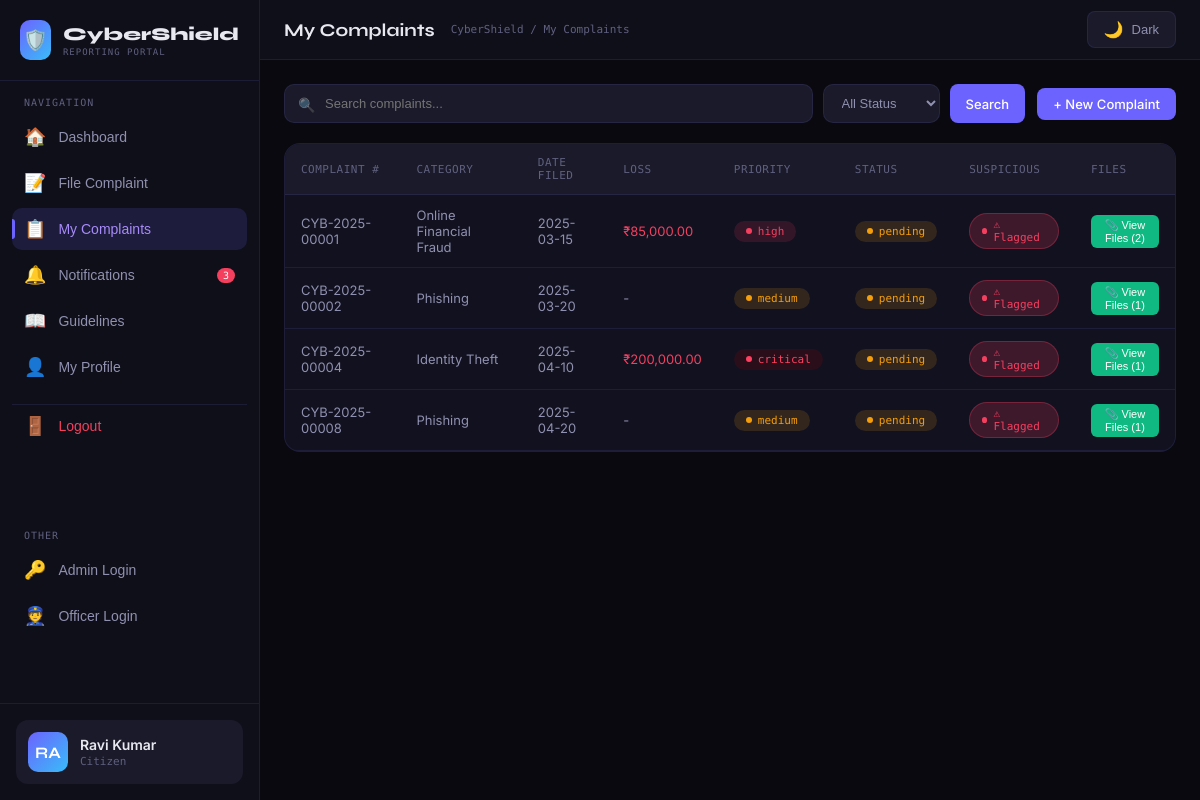
Page /my-complaints.php (signed in) on the committed database.
### tables this page shows
CREATE TABLE IF NOT EXISTS complaints (
    id INT AUTO_INCREMENT PRIMARY KEY,
    complaint_num VARCHAR(50) UNIQUE NOT NULL,
    user_id INT,
    user_name VARCHAR(100) NOT NULL,
    user_email VARCHAR(100) NOT NULL,
    category VARCHAR(100) NOT NULL,
    type VARCHAR(100),
    description TEXT NOT NULL,
    incident_date DATE NOT NULL,
    incident_time TIME,
    location VARCHAR(255),
    suspect_info TEXT,
    financial_loss DECIMAL(15,2) DEFAULT 0,
    status ENUM('pending', 'in-progress', 'resolved', 'closed', 'fake') DEFAULT 'pending',
    priority ENUM('low', 'medium', 'high', 'critical') DEFAULT 'low',
    suspicious BOOLEAN DEFAULT FALSE,
    assigned_to INT NULL,
    assigned_date DATETIME NULL,
    resolved_date DATETIME NULL,
    resolution_notes TEXT,
    admin_remarks TEXT,
    public_response TEXT,
    admin_notified BOOLEAN DEFAULT FALSE,
    created_at TIMESTAMP DEFAULT CURRENT_TIMESTAMP,
    updated_at TIMESTAMP DEFAULT CURRENT_TIMESTAMP ON UPDATE CURRENT_TIMESTAMP,
    FOREIGN KEY (user_id) REFERENCES users(id) ON DELETE SET NULL,
    FOREIGN KEY (assigned_to) REFERENCES investigation_officers(id) ON DELETE SET NULL
);

### my-complaints.php (the view, shortened to what this page needs)
<?php
$conn = getConnection();
$userId = $_SESSION['user_id'];
$search = $_GET['search'] ?? '';
$query = "SELECT id, complaint_num, category, incident_date, financial_loss, priority, status, suspicious FROM complaints WHERE user_id = ?";
$params = [$userId];
$types = "i";
$query .= " ORDER BY created_at DESC";
$stmt = $conn->prepare($query);
$stmt->bind_param($types, ...$params);
$stmt->execute();
$complaints = $stmt->get_result();
$complaints_with_files = [];
while ($c = $complaints->fetch_assoc()) {
    $file_stmt = $conn->prepare("SELECT id, filename, file_path, file_type FROM complaint_proofs WHERE complaint_id = ?");
    $file_stmt->bind_param("i", $c['id']);
    $file_stmt->execute();
    $files_result = $file_stmt->get_result();
    $files = [];
    while ($file = $files_result->fetch_assoc()) {
        $clean_path = str_replace('\\', '/', $file['file_path']);
        $clean_path = ltrim($clean_path, '/');
        $files[] = [
            'id' => $file['id'],
            'name' => $file['filename'],
            'path' => $clean_path,
            'type' => $file['file_type']
        ];
    }
    $c['files'] = $files;
    $complaints_with_files[] = $c;
}
?>
<?php include 'includes/header.php'; ?>
<?php include 'includes/sidebar.php'; ?>
<div class="search-bar">
    <div class="search-wrap" style="flex: 2;">
        <form method="GET" style="display: flex; gap: 10px; width: 100%;">
            <input type="text" name="search" class="search-input" placeholder="Search complaints..." value="<?php echo htmlspecialchars($search); ?>">
            <select name="status" class="filter-select">
                <option value="">All Status</option>
            </select>
            <button type="submit" class="btn btn-primary btn-sm">Search</button>
        </form>
    </div>
    <button class="btn btn-primary btn-sm" onclick="location.href='file-complaint.php'">+ New Complaint</button>
</div>
<div class="card">
    <table class="data-table">
        <thead>
            <tr><th>Complaint #</th><th>Category</th><th>Date Filed</th><th>Loss</th><th>Priority</th><th>Status</th><th>Suspicious</th><th>Files</th></tr>
        </thead>
        <tbody>
            <?php if (count($complaints_with_files) == 0): ?>
                <tr><td colspan="8" style="text-align: center; padding: 40px;">No complaints found</td></tr>
            <?php else: ?>
                <?php foreach ($complaints_with_files as $c): ?>
                <tr>
                    <td onclick="location.href='complaint-detail.php?id=<?php echo $c['id']; ?>'" style="cursor: pointer;"><?php echo htmlspecialchars($c['complaint_num']); ?></td>
                    <td onclick="location.href='complaint-detail.php?id=<?php echo $c['id']; ?>'" style="cursor: pointer;"><?php echo htmlspecialchars($c['category']); ?></td>
                    <td onclick="location.href='complaint-detail.php?id=<?php echo $c['id']; ?>'" style="cursor: pointer;"><?php echo $c['incident_date']; ?></td>
                    <td onclick="location.href='complaint-detail.php?id=<?php echo $c['id']; ?>'" style="cursor: pointer; color: <?php echo $c['financial_loss'] > 0 ? '#f43f5e' : '#9090b0'; ?>"><?php echo $c['financial_loss'] > 0 ? '₹' . number_format($c['financial_loss'], 2) : '-'; ?></td>
                    <td onclick="location.href='complaint-detail.php?id=<?php echo $c['id']; ?>'" style="cursor: pointer;"><span class="pill pill-<?php echo $c['priority']; ?>"><?php echo $c['priority']; ?></span></td>
                    <td onclick="location.href='complaint-detail.php?id=<?php echo $c['id']; ?>'" style="cursor: pointer;"><span class="pill pill-<?php echo str_replace('-', '', $c['status']); ?>"><?php echo $c['status']; ?></span></td>
                    <td onclick="location.href='complaint-detail.php?id=<?php echo $c['id']; ?>'" style="cursor: pointer;"><?php echo $c['suspicious'] ? '<span class="pill pill-suspicious">⚠ Flagged</span>' : '-'; ?></td>
                    <td>
                        <?php if (count($c['files']) > 0): ?>
                            <button class="view-files-btn" onclick="event.stopPropagation(); showFiles(<?php echo htmlspecialchars(json_encode($c['files'])); ?>)">📎 View Files (<?php echo count($c['files']); ?>)</button>
                        <?php else: ?>
                            <span class="no-files">-</span>
                        <?php endif; ?>
                    </td>
                </tr>
                <?php endforeach; ?>
            <?php endif; ?>
        </tbody>
    </table>
</div>
<?php include 'includes/footer.php'; ?>

### css/style.css (style rules this page uses)
:root { --bg: #09090f; --bg2: #0f0f1a; --bg3: #14141f; --bg4: #1a1a2a; --border: rgba(120,120,255,0.12); --border2: rgba(120,120,255,0.22); --accent: #6c63ff; --accent2: #a78bfa; --accent3: #38bdf8; --danger: #f43f5e; --warning: #f59e0b; --success: #10b981; --text: #e8e8f0; --text2: #9090b0; --text3: #606080; --card: #111120; --card2: #161628; --mono: 'DM Mono', monospace; --sans: 'Inter', sans-serif; --display: 'Syne', sans-serif; }
* { margin: 0; padding: 0; box-sizing: border-box; }
body { font-family: var(--sans); background: var(--bg); color: var(--text); min-height: 100vh; overflow-x: hidden; }
.btn { display: inline-flex; align-items: center; gap: 8px; padding: 8px 20px; border-radius: 10px; font-size: 13px; font-weight: 600; cursor: pointer; border: none; transition: all 0.15s; font-family: var(--sans); text-decoration: none; }
.btn-primary { background: var(--accent); color: white; }
.btn-sm { padding: 6px 14px; font-size: 12px; }
.card { background: var(--card); border: 1px solid var(--border); border-radius: 16px; overflow: hidden; }
.data-table { width: 100%; border-collapse: collapse; font-size: 13px; }
.data-table th { padding: 12px 16px; text-align: left; background: var(--bg4); color: var(--text3); font-family: var(--mono); font-size: 11px; letter-spacing: 0.5px; text-transform: uppercase; font-weight: 500; border-bottom: 1px solid var(--border); }
.data-table td { padding: 12px 16px; border-bottom: 1px solid var(--border); color: var(--text2); vertical-align: middle; }
.data-table tr { cursor: pointer; }
.pill { display: inline-flex; align-items: center; gap: 6px; padding: 4px 12px; border-radius: 20px; font-size: 11px; font-family: var(--mono); font-weight: 500; }
.pill::before { content: ''; width: 6px; height: 6px; border-radius: 50%; background: currentColor; }
.pill-pending { background: rgba(245,158,11,0.15); color: var(--warning); }
.pill-high { background: rgba(244,63,94,0.15); color: var(--danger); }
.pill-medium { background: rgba(245,158,11,0.15); color: var(--warning); }
.pill-critical { background: rgba(139,0,0,0.2); color: #ff4060; }
.pill-suspicious { background: rgba(244,63,94,0.2); color: var(--danger); border: 1px solid rgba(244,63,94,0.3); }
.search-bar { display: flex; align-items: center; gap: 12px; margin-bottom: 20px; }
.search-wrap { position: relative; flex: 1; }
.search-wrap::before { content: '🔍'; position: absolute; left: 14px; top: 50%; transform: translateY(-50%); font-size: 14px; opacity: 0.5; }
.search-input { width: 100%; background: var(--bg4); border: 1px solid var(--border); border-radius: 10px; padding: 10px 14px 10px 40px; color: var(--text); font-size: 13px; outline: none; }
.filter-select { background: var(--bg4); border: 1px solid var(--border); border-radius: 10px; padding: 10px 14px; color: var(--text2); font-size: 13px; cursor: pointer; }

### includes/sidebar.php (style rules this page uses)
.btn { padding: 8px 16px; border-radius: 8px; font-weight: 500; cursor: pointer; transition: all 0.2s; border: none; font-size: 13px; }

### my-complaints.php (style rules this page uses)
.view-files-btn { padding: 4px 10px; border-radius: 6px; font-size: 11px; font-weight: 500; cursor: pointer; border: none; background: #10b981; color: white; }

### rows in the picture
complaints: complaint_num "CYB-2025-00001", category "Online Financial Fraud", incident_date "2025-03-15", financial_loss "85,000.00", priority "high", status "pending", suspicious "⚠ Flagged", count($c['files']) "2"
complaints: complaint_num "CYB-2025-00002", category "Phishing", incident_date "2025-03-20", priority "medium", status "pending", suspicious "⚠ Flagged", count($c['files']) "1"
complaints: complaint_num "CYB-2025-00004", category "Identity Theft", incident_date "2025-04-10", financial_loss "200,000.00", priority "critical", status "pending", suspicious "⚠ Flagged", count($c['files']) "1"
complaints: complaint_num "CYB-2025-00008", category "Phishing", incident_date "2025-04-20", priority "medium", status "pending", suspicious "⚠ Flagged", count($c['files']) "1"

### other values in the picture
$unreadCount "3"
$initials "RA"
$userName "Ravi Kumar"
$userRole "Citizen"
$pageTitle "My Complaints"
